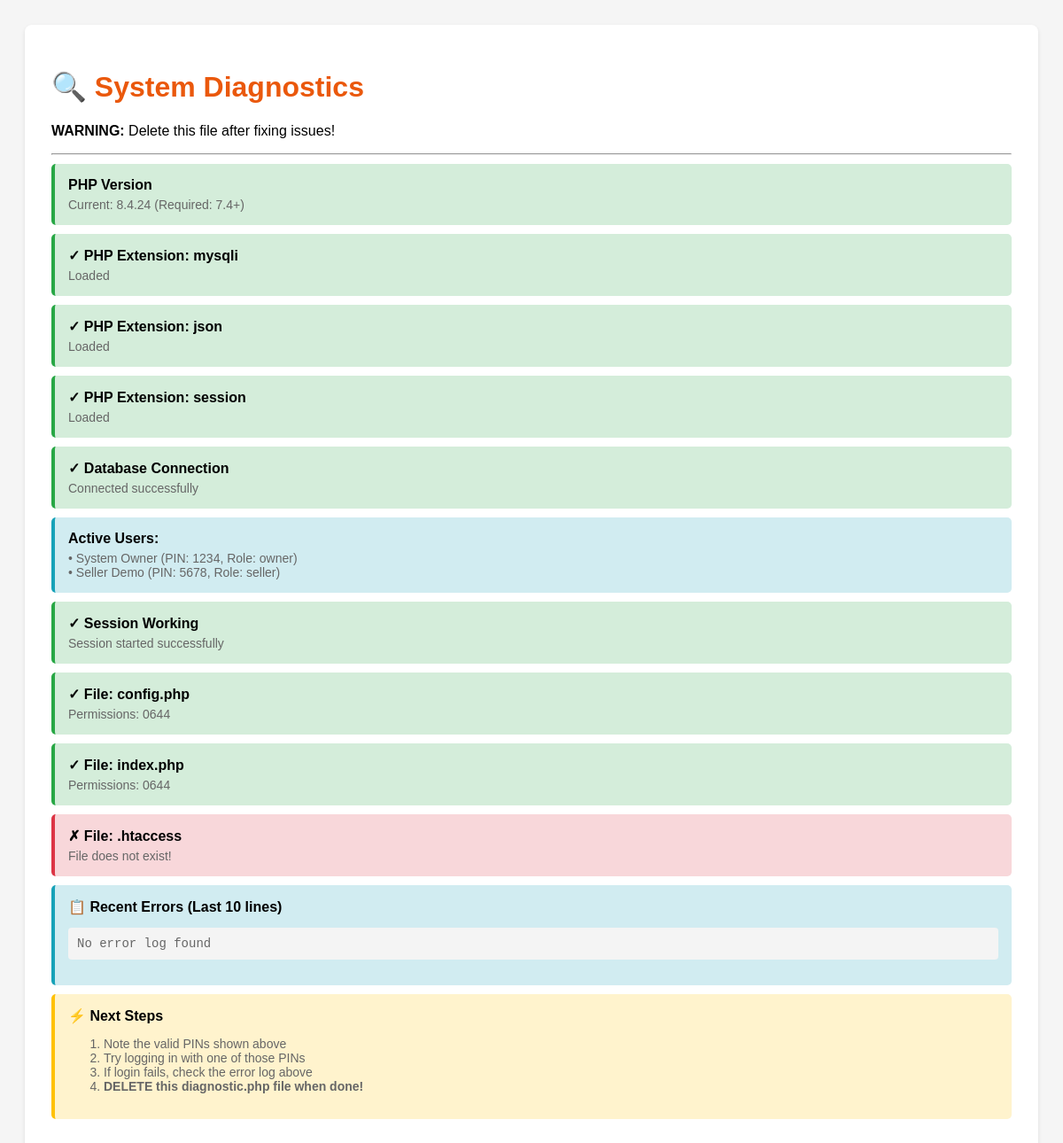
The app's page /diagnostic.php with its own data.
### tables this page shows
CREATE TABLE `users` (
  `id` int NOT NULL,
  `name` varchar(255) NOT NULL,
  `pin_code` varchar(4) NOT NULL,
  `role` enum('owner','seller') NOT NULL DEFAULT 'seller',
  `permissions` text,
  `status` enum('active','inactive') NOT NULL DEFAULT 'active',
  `created_at` timestamp NOT NULL DEFAULT CURRENT_TIMESTAMP,
  `updated_at` timestamp NOT NULL DEFAULT CURRENT_TIMESTAMP ON UPDATE CURRENT_TIMESTAMP
);

### diagnostic.php (the view, shortened to what this page needs)
<!DOCTYPE html>
<html lang="en">
<head>
</head>
<body>
    <div class="container">
        <h1>🔍 System Diagnostics</h1>
        <p><strong>WARNING:</strong> Delete this file after fixing issues!</p>
        <hr>
<?php
echo '<div class="test-item ' . (version_compare(PHP_VERSION, '7.4.0', '>=') ? 'success' : 'error') . '">';
echo '<div class="test-title">PHP Version</div>';
echo '<div class="test-details">Current: ' . PHP_VERSION . ' (Required: 7.4+)</div>';
echo '</div>';
$required_extensions = ['mysqli', 'json', 'session'];
foreach ($required_extensions as $ext) {
    $loaded = extension_loaded($ext);
    echo '<div class="test-item ' . ($loaded ? 'success' : 'error') . '">';
    echo '<div class="test-title">' . ($loaded ? '✓' : '✗') . ' PHP Extension: ' . $ext . '</div>';
    echo '<div class="test-details">' . ($loaded ? 'Loaded' : 'NOT LOADED') . '</div>';
    echo '</div>';
}
echo '<div class="test-item ';
try {
    $conn = new mysqli('localhost', 'vxjtgclw_Spirits', 'SGL~3^5O?]Xie%!6', 'vxjtgclw_Spirits');
    if ($conn->connect_error) {
        echo 'error"><div class="test-title">✗ Database Connection</div>';
        echo '<div class="test-details">Failed: ' . htmlspecialchars($conn->connect_error) . '</div>';
    } else {
        echo 'success"><div class="test-title">✓ Database Connection</div>';
        echo '<div class="test-details">Connected successfully</div>';
        $result = $conn->query("SELECT id, name, pin_code, role FROM users WHERE status='active'");
        if ($result) {
            echo '</div><div class="test-item info"><div class="test-title">Active Users:</div><div class="test-details">';
            while ($user = $result->fetch_assoc()) {
                echo "• " . htmlspecialchars($user['name']) . " (PIN: " . htmlspecialchars($user['pin_code']) . ", Role: " . $user['role'] . ")<br>";
            }
            echo '</div>';
        }
    }
} catch (Exception $e) {
    echo 'error"><div class="test-title">✗ Database Connection</div>';
    echo '<div class="test-details">Exception: ' . htmlspecialchars($e->getMessage()) . '</div>';
}
echo '</div>';
echo '<div class="test-item ';
try {
    echo 'success"><div class="test-title">✓ Session Working</div>';
    echo '<div class="test-details">Session started successfully</div>';
} catch (Exception $e) {
    echo 'error"><div class="test-title">✗ Session Failed</div>';
    echo '<div class="test-details">' . htmlspecialchars($e->getMessage()) . '</div>';
}
echo '</div>';
$files_to_check = ['config.php', 'index.php', '.htaccess'];
foreach ($files_to_check as $file) {
    $exists = file_exists($file);
    echo '<div class="test-item ' . ($exists ? 'success' : 'error') . '">';
    echo '<div class="test-title">' . ($exists ? '✓' : '✗') . ' File: ' . $file . '</div>';
    if ($exists) {
        echo '<div class="test-details">Permissions: ' . substr(sprintf('%o', fileperms($file)), -4) . '</div>';
    } else {
        echo '<div class="test-details">File does not exist!</div>';
    }
    echo '</div>';
}
echo '<div class="test-item info">';
echo '<div class="test-title">📋 Recent Errors (Last 10 lines)</div>';
echo '<div class="test-details"><pre style="background: #f4f4f4; padding: 10px; border-radius: 4px; overflow-x: auto; max-height: 300px;">';
if (file_exists('error.log')) {
    $lines = file('error.log');
    $recent = array_slice($lines, -10);
    echo htmlspecialchars(implode('', $recent));
} else {
    echo 'No error log found';
}
echo '</pre></div>';
echo '</div>';
?>
        <div class="test-item warning">
            <div class="test-title">⚡ Next Steps</div>
            <div class="test-details">
                <ol>
                    <li>Note the valid PINs shown above</li>
                    <li>Try logging in with one of those PINs</li>
                    <li>If login fails, check the error log above</li>
                    <li><strong>DELETE this diagnostic.php file when done!</strong></li>
                </ol>
            </div>
        </div>
    </div>
</body>
</html>

### diagnostic.php (style rules this page uses)
body { font-family: Arial, sans-serif; padding: 20px; background: #f5f5f5; }
.container { max-width: 1200px; margin: 0 auto; background: white; padding: 30px; border-radius: 8px; box-shadow: 0 2px 4px rgba(0,0,0,0.1); }
h1 { color: #ea580c; }
.test-item { padding: 15px; margin: 10px 0; border-radius: 5px; border-left: 4px solid #ccc; }
.success { background: #d4edda; border-color: #28a745; }
.warning { background: #fff3cd; border-color: #ffc107; }
.error { background: #f8d7da; border-color: #dc3545; }
.info { background: #d1ecf1; border-color: #17a2b8; }
.test-title { font-weight: bold; margin-bottom: 5px; }
.test-details { font-size: 14px; color: #666; }

### records on screen
users: name "System Owner", pin_code "1234", role "owner"
users: name "Seller Demo", pin_code "5678", role "seller"

### other values on screen
PHP_VERSION "8.4.24"
$ext "mysqli"
$ext "json"
$ext "session"
$file "config.php"
substr(sprintf('%o', fileperms($file)), -4) "0644"
$file "index.php"
$file ".htaccess"
